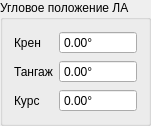
   <widget class="QGroupBox" name="groupBox">
    <property name="enabled">
     <bool>true</bool>
    </property>
    <property name="geometry">
     <rect>
      <x>676</x>
      <y>223</y>
      <width>151</width>
      <height>120</height>
     </rect>
    </property>
    <property name="title">
     <string>Угловое положение ЛА</string>
    </property>
    <layout class="QGridLayout" name="gridLayout_2">
     <item row="0" column="0">
      <widget class="QLabel" name="label">
       <property name="enabled">
        <bool>true</bool>
       </property>
       <property name="sizePolicy">
        <sizepolicy hsizetype="Maximum" vsizetype="Preferred">
         <horstretch>0</horstretch>
         <verstretch>0</verstretch>
        </sizepolicy>
       </property>
       <property name="text">
        <string>Крен</string>
       </property>
      </widget>
     </item>
     <item row="1" column="1">
      <widget class="QDoubleSpinBox" name="Tangazh_doubleSpinBox">
       <property name="enabled">
        <bool>true</bool>
       </property>
       <property name="readOnly">
        <bool>true</bool>
       </property>
       <property name="buttonSymbols">
        <enum>QAbstractSpinBox::NoButtons</enum>
       </property>
       <property name="suffix">
        <string>°</string>
       </property>
       <property name="minimum">
        <double>-180.000000000000000</double>
       </property>
       <property name="maximum">
        <double>180.000000000000000</double>
       </property>
       <property name="value">
        <double>0.000000000000000</double>
       </property>
      </widget>
     </item>
     <item row="1" column="0">
      <widget class="QLabel" name="label_2">
       <property name="enabled">
        <bool>true</bool>
       </property>
       <property name="sizePolicy">
        <sizepolicy hsizetype="Maximum" vsizetype="Preferred">
         <horstretch>0</horstretch>
         <verstretch>0</verstretch>
        </sizepolicy>
       </property>
       <property name="text">
        <string>Тангаж</string>
       </property>
      </widget>
     </item>
     <item row="0" column="1">
      <widget class="QDoubleSpinBox" name="Kren_doubleSpinBox">
       <property name="enabled">
        <bool>true</bool>
       </property>
       <property name="readOnly">
        <bool>true</bool>
       </property>
       <property name="buttonSymbols">
        <enum>QAbstractSpinBox::NoButtons</enum>
       </property>
       <property name="suffix">
        <string>°</string>
       </property>
       <property name="minimum">
        <double>-180.000000000000000</double>
       </property>
       <property name="maximum">
        <double>180.000000000000000</double>
       </property>
       <property name="value">
        <double>0.000000000000000</double>
       </property>
      </widget>
     </item>
     <item row="2" column="0">
      <widget class="QLabel" name="label_3">
       <property name="enabled">
        <bool>true</bool>
       </property>
       <property name="sizePolicy">
        <sizepolicy hsizetype="Maximum" vsizetype="Preferred">
         <horstretch>0</horstretch>
         <verstretch>0</verstretch>
        </sizepolicy>
       </property>
       <property name="text">
        <string>Курс</string>
       </property>
      </widget>
     </item>
     <item row="2" column="1">
      <widget class="QDoubleSpinBox" name="Kurs_doubleSpinBox">
       <property name="enabled">
        <bool>true</bool>
       </property>
       <property name="readOnly">
        <bool>true</bool>
       </property>
       <property name="buttonSymbols">
        <enum>QAbstractSpinBox::NoButtons</enum>
       </property>
       <property name="suffix">
        <string>°</string>
       </property>
       <property name="maximum">
        <double>360.000000000000000</double>
       </property>
       <property name="value">
        <double>0.000000000000000</double>
       </property>
      </widget>
     </item>
    </layout>
   </widget>
